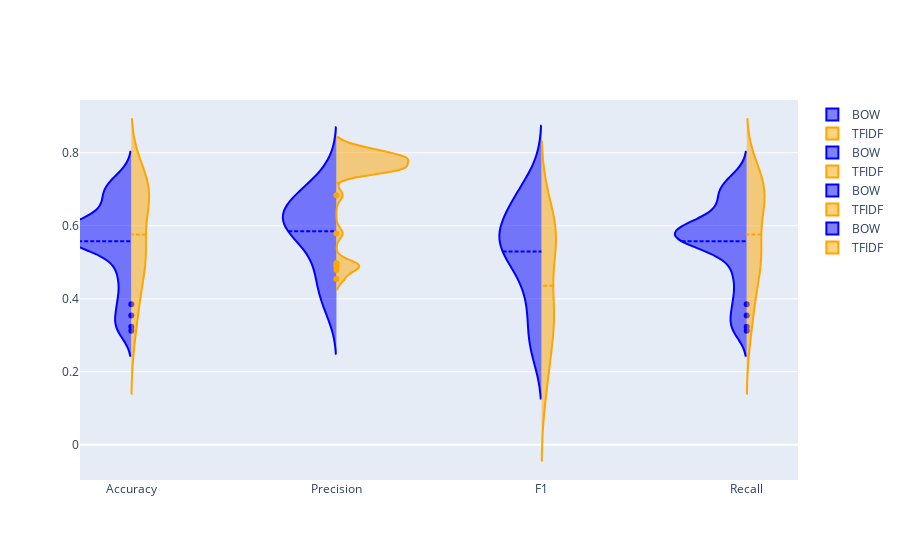

Notebook source saved alongside this figure:
### Code cell
import plotly.express as px
import plotly.graph_objects as go

fig = go.Figure()

fig.add_trace(go.Violin(y=acc_BOW_MNB, scalegroup='BOW', name='BOW',
                        side='negative',
                        line_color='blue', x0='Accuracy')
             )
fig.add_trace(go.Violin(y=acc_TFIDF_MNB, scalegroup='TFIDF', name='TFIDF',
                        side='positive',
                        line_color='orange', x0='Accuracy')
             )

fig.add_trace(go.Violin(y=prec_BOW_MNB, scalegroup='BOW', name='BOW',
                        side='negative',
                        line_color='blue', x0='Precision')
             )
fig.add_trace(go.Violin(y=prec_TFIDF_MNB, scalegroup='TFIDF', name='TFIDF',
                        side='positive',
                        line_color='orange', x0='Precision')
             )
fig.add_trace(go.Violin(y=f1_BOW_MNB, scalegroup='BOW', name='BOW',
                        side='negative',
                        line_color='blue', x0='F1')
             )
fig.add_trace(go.Violin(y=f1_TFIDF_MNB, scalegroup='TFIDF', name='TFIDF',
                        side='positive',
                        line_color='orange', x0='F1')
             )

fig.add_trace(go.Violin(y=recall_BOW_MNB, scalegroup='BOW', name='BOW',
                        side='negative',
                        line_color='blue', x0='Recall')
             )
fig.add_trace(go.Violin(y=recall_TFIDF_MNB, name='TFIDF',
                        side='positive',
                        line_color='orange', x0='Recall')
             )

fig.update_traces(meanline_visible=True)
fig.update_layout(violingap=0, violinmode='overlay')
fig.show()

### Figure 1 — Plotly figure (JSON) as saved in the notebook; plotly's stock layout.template omitted (floating-point values rounded to 4 significant figures)
{"data": [{"line": {"color": "blue"}, "meanline": {"visible": true}, "name": "BOW", "scalegroup": "BOW", "side": "negative", "type": "violin", "x0": "Accuracy", "y": [0.5538, 0.4615, 0.5692, 0.4154, 0.3538, 0.6, 0.5231, 0.3846, 0.5692, 0.3231, 0.5846, 0.5538, 0.6923, 0.5846, 0.6, 0.7077, 0.5781, 0.7031, 0.6562, 0.7344, 0.6406, 0.6719, 0.5938, 0.5938, 0.5625, 0.5625, 0.5469, 0.6094, 0.4844, 0.3125]}, {"line": {"color": "orange"}, "meanline": {"visible": true}, "name": "TFIDF", "scalegroup": "TFIDF", "side": "positive", "type": "violin", "x0": "Accuracy", "y": [0.4769, 0.4308, 0.5077, 0.3692, 0.3692, 0.5385, 0.5231, 0.4462, 0.6, 0.3538, 0.5231, 0.6923, 0.7077, 0.6615, 0.7385, 0.6923, 0.6562, 0.6719, 0.75, 0.6875, 0.6875, 0.6875, 0.75, 0.7031, 0.5156, 0.6719, 0.5469, 0.5312, 0.5, 0.2812]}, {"line": {"color": "blue"}, "meanline": {"visible": true}, "name": "BOW", "scalegroup": "BOW", "side": "negative", "type": "violin", "x0": "Precision", "y": [0.5828, 0.4484, 0.5993, 0.4528, 0.4006, 0.6814, 0.5077, 0.5132, 0.6101, 0.3571, 0.6101, 0.6487, 0.6966, 0.559, 0.6425, 0.7078, 0.5652, 0.645, 0.6979, 0.7621, 0.6607, 0.6833, 0.6091, 0.618, 0.5791, 0.6324, 0.5704, 0.628, 0.4762, 0.4009]}, {"line": {"color": "orange"}, "meanline": {"visible": true}, "name": "TFIDF", "scalegroup": "TFIDF", "side": "positive", "type": "violin", "x0": "Precision", "y": [0.4925, 0.7548, 0.7501, 0.7671, 0.7671, 0.7515, 0.4977, 0.4791, 0.76, 0.4543, 0.7541, 0.79, 0.7931, 0.6838, 0.8102, 0.5791, 0.7744, 0.7812, 0.8125, 0.7852, 0.7867, 0.7852, 0.8135, 0.7913, 0.7502, 0.7795, 0.7522, 0.751, 0.4883, 0.7979]}, {"line": {"color": "blue"}, "meanline": {"visible": true}, "name": "BOW", "scalegroup": "BOW", "side": "negative", "type": "violin", "x0": "F1", "y": [0.4524, 0.4009, 0.5139, 0.3623, 0.29, 0.529, 0.4656, 0.3348, 0.5371, 0.2578, 0.5452, 0.5661, 0.6785, 0.5591, 0.617, 0.6917, 0.5711, 0.6728, 0.6664, 0.7428, 0.6496, 0.664, 0.5976, 0.5733, 0.5311, 0.5844, 0.5341, 0.5901, 0.4471, 0.262]}, {"line": {"color": "orange"}, "meanline": {"visible": true}, "name": "TFIDF", "scalegroup": "TFIDF", "side": "positive", "type": "violin", "x0": "F1", "y": [0.3113, 0.2594, 0.3419, 0.1991, 0.1991, 0.3769, 0.3667, 0.2782, 0.45, 0.1915, 0.3747, 0.5888, 0.5866, 0.5557, 0.6614, 0.5716, 0.52, 0.5543, 0.6429, 0.5602, 0.5745, 0.5602, 0.657, 0.5806, 0.3508, 0.54, 0.3867, 0.3686, 0.3368, 0.1235]}, {"line": {"color": "blue"}, "meanline": {"visible": true}, "name": "BOW", "scalegroup": "BOW", "side": "negative", "type": "violin", "x0": "Recall", "y": [0.5538, 0.4615, 0.5692, 0.4154, 0.3538, 0.6, 0.5231, 0.3846, 0.5692, 0.3231, 0.5846, 0.5538, 0.6923, 0.5846, 0.6, 0.7077, 0.5781, 0.7031, 0.6562, 0.7344, 0.6406, 0.6719, 0.5938, 0.5938, 0.5625, 0.5625, 0.5469, 0.6094, 0.4844, 0.3125]}, {"line": {"color": "orange"}, "meanline": {"visible": true}, "name": "TFIDF", "side": "positive", "type": "violin", "x0": "Recall", "y": [0.4769, 0.4308, 0.5077, 0.3692, 0.3692, 0.5385, 0.5231, 0.4462, 0.6, 0.3538, 0.5231, 0.6923, 0.7077, 0.6615, 0.7385, 0.6923, 0.6562, 0.6719, 0.75, 0.6875, 0.6875, 0.6875, 0.75, 0.7031, 0.5156, 0.6719, 0.5469, 0.5312, 0.5, 0.2812]}], "layout": {"violingap": 0, "violinmode": "overlay"}}
